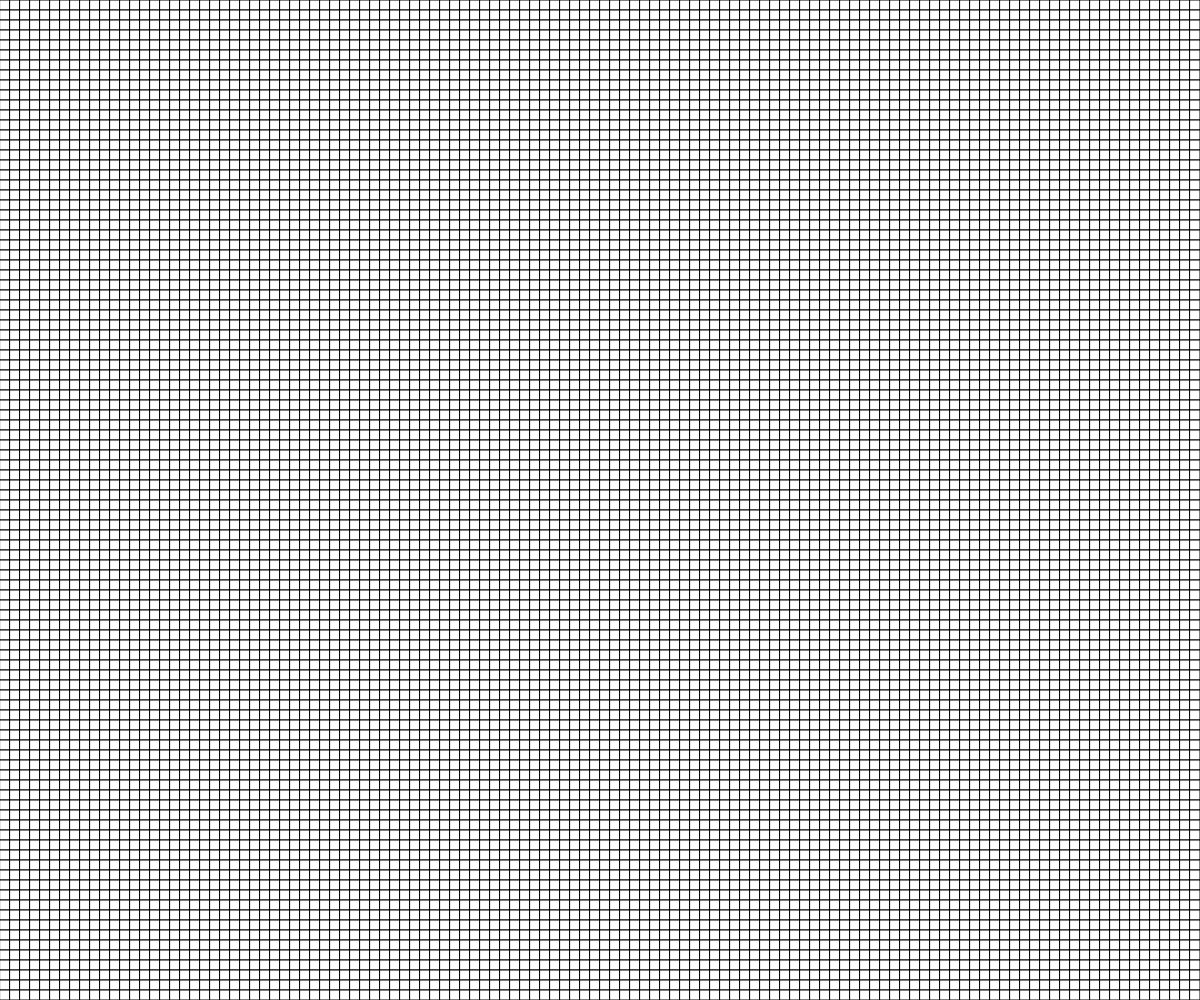
Frame 1 (no input)
Frame 60 (no input): identical to frame 1, image omitted
Frame 120 (the mouse pressed at the canvas centre since frame 60): identical to frame 1, image omitted

The p5.js sketch that drew this single still picture (run headless with seeded random() and noise() and a simulated clock; from frame 60 on, the mouse is pressed at the canvas centre):

// p5.js sketch
// ── sketch.js
let resolution = 50;
function setup() {
  createCanvas(windowWidth, windowHeight);
}

function draw() {
  // let stepX = width / resolution;
  // let stepY = height / resolution;
  // background(255);
  // rectMode(CENTER);
  // rect(width / 2, height / 2, 20);
  // rect(width / 2 + 20, height / 2, 20);
  // rect(width / 2 - 20, height / 2, 20);
  //   for (let x = 0; x <= width  +stepX; x+=stepX) {
  //     for (let y = 0; y <= height; y+=stepX) {
  //       fill(map(x, 0, width, 0, 255));
  //       let moveX = 0
  //       if(abs(mouseX - x) < 0){
  //         moveX = 15;
  //       }
  //       // ellipse(x + moveX,y, stepX);
  //       push();
  //       translate(x,y);
  //       rotate(x);
  //       rect(0,0, stepX);
  //       pop();
  //       // switch (round(random(0,2))) {
  //       //   case 0:
  //       //     ellipse(x,y, stepX);
  //       //     break;
  //       //   case 1:
  //       //     rect(x,y, stepX);
  //       //     break;
  //       //   case 2:
  //       //     triangle(x,y, x+10,y+10, x-10,y-10);
  //       //     break;
  //       //   default:
  //       //     break;
  //       // }

  //   }
  // }
  //rectMode(CENTER);
  for (let x = 0; x < width; x += 10) {
    for (let y = 0; y < height; y += 10) {
      rect(x, y, 10);
    }
  }
}
